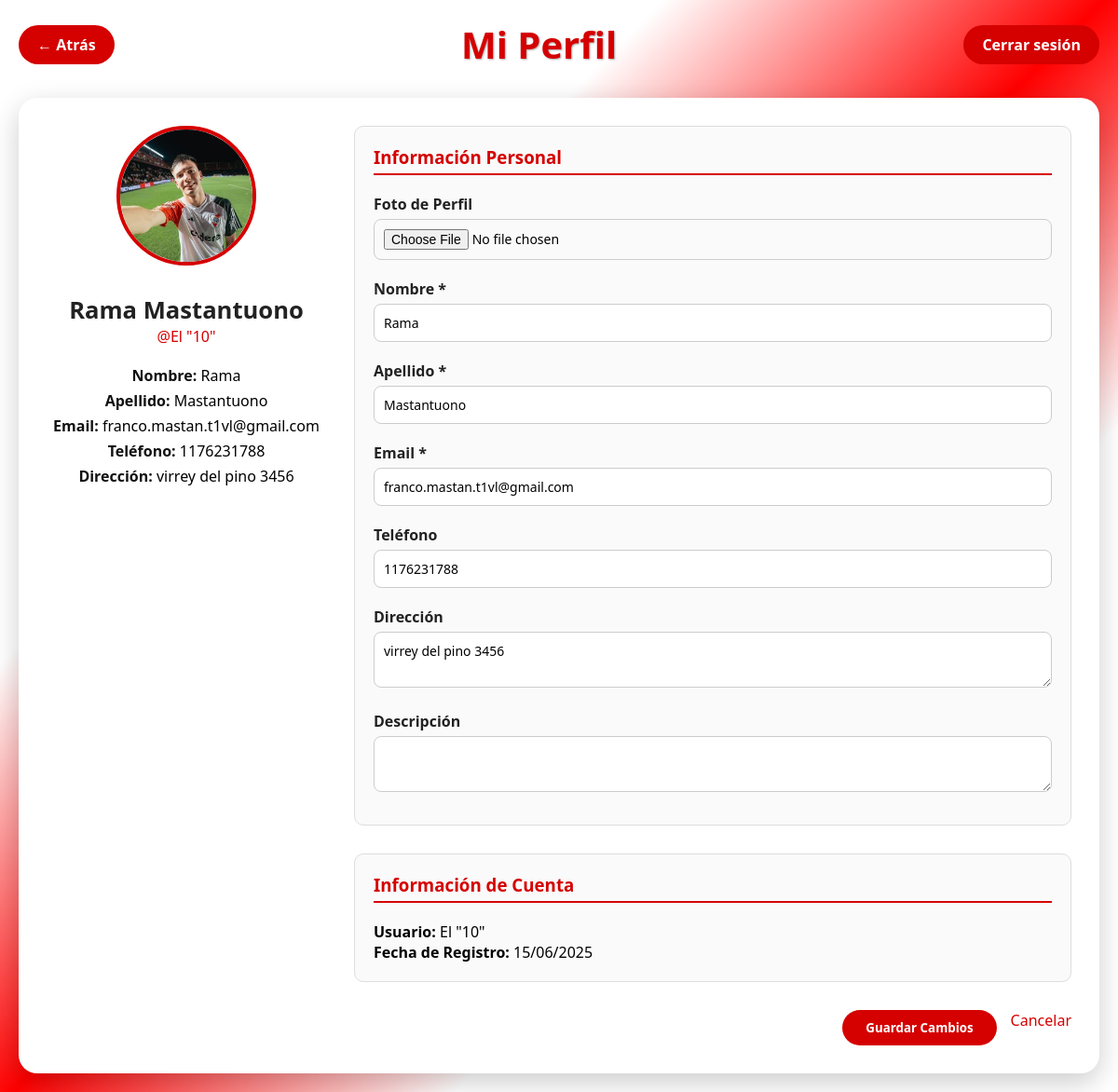
The page /paginas/Perfil.php (signed in) on the database its author committed.
### tables this page shows
CREATE TABLE `usuarios` (
  `id` int(11) NOT NULL,
  `usuario` varchar(50) NOT NULL,
  `email` varchar(100) DEFAULT NULL,
  `clave` varchar(255) NOT NULL,
  `nombre` varchar(100) DEFAULT NULL,
  `apellido` varchar(100) DEFAULT NULL,
  `telefono` varchar(20) DEFAULT NULL,
  `direccion` text DEFAULT NULL,
  `descripcion` text DEFAULT NULL,
  `foto_perfil` varchar(255) DEFAULT NULL,
  `fecha_registro` timestamp NOT NULL DEFAULT current_timestamp(),
  `rol` varchar(20) DEFAULT 'cliente'
);

### paginas/Perfil.php (the view, shortened to what this page needs)
<?php
$conn = (new Database())->getConnection();
$usuario_id = $_SESSION['usuario']['id'];
$stmt = $conn->prepare("SELECT * FROM usuarios WHERE id = ?");
$stmt->bind_param("i", $usuario_id);
$stmt->execute();
$res = $stmt->get_result();
$usuario_actual = $res->fetch_assoc();
?>
<!DOCTYPE html>
<html lang="es">
<head>
    <link rel="stylesheet" href="../css/perfil.css">
</head>
<body>
    <div class="container">
        <div class="perfil-header">
<a href="<?= $_SESSION['ultima_pagina'] ?? '../index.php' ?>" class="btn-volver">&#8592; Atrás</a>
            <h1>Mi Perfil</h1>
            <a href="../php/logout.php" class="btn-logout">Cerrar sesión</a>
        </div>
        <div class="perfil-container">
            <div class="perfil-sidebar">
                <div class="foto-perfil-container">
                    <?php if ($usuario_actual['foto_perfil']): ?>
                        <img src="../img_index/perfiles/<?= htmlspecialchars($usuario_actual['foto_perfil']) ?>" class="foto-perfil-grande" alt="Perfil">
                    <?php else: ?>
                        <div class="foto-perfil-placeholder">
                            <span><?= strtoupper(substr($usuario_actual['nombre'], 0, 1)) ?></span>
                        </div>
                    <?php endif; ?>
                </div>
                <div class="info-usuario">
                    <h2><?= htmlspecialchars($usuario_actual['nombre']) ?> <?= htmlspecialchars($usuario_actual['apellido']) ?></h2>
                    <p class="usuario-nombre">@<?= htmlspecialchars($usuario_actual['usuario']) ?></p>
                    <div class="info-datos">
                        <p><strong>Nombre:</strong> <?= htmlspecialchars($usuario_actual['nombre']) ?></p>
                        <p><strong>Apellido:</strong> <?= htmlspecialchars($usuario_actual['apellido']) ?></p>
                        <p><strong>Email:</strong> <?= htmlspecialchars($usuario_actual['email']) ?></p>
                        <?php if (!empty($usuario_actual['telefono'])): ?>
                            <p><strong>Teléfono:</strong> <?= htmlspecialchars($usuario_actual['telefono']) ?></p>
                        <?php endif; ?>
                        <?php if (!empty($usuario_actual['direccion'])): ?>
                            <p><strong>Dirección:</strong> <?= htmlspecialchars($usuario_actual['direccion']) ?></p>
                        <?php endif; ?>
                    </div>
                </div>
            </div>
            <div class="perfil-contenido">
                <form method="POST" enctype="multipart/form-data">
                    <div class="seccion">
                        <h3>Información Personal</h3>
                        <label for="foto_perfil">Foto de Perfil</label>
                        <input type="file" name="foto_perfil" id="foto_perfil" accept="image/*">
                        <label for="nombre">Nombre *</label>
                        <input type="text" name="nombre" id="nombre" value="<?= htmlspecialchars($usuario_actual['nombre']) ?>" required>
                        <label for="apellido">Apellido *</label>
                        <input type="text" name="apellido" id="apellido" value="<?= htmlspecialchars($usuario_actual['apellido']) ?>" required>
                        <label for="email">Email *</label>
                        <input type="email" name="email" id="email" value="<?= htmlspecialchars($usuario_actual['email']) ?>" required>
                        <label for="telefono">Teléfono</label>
                        <input type="tel" name="telefono" id="telefono" value="<?= htmlspecialchars($usuario_actual['telefono'] ?? '') ?>">
                        <label for="direccion">Dirección</label>
                        <textarea name="direccion" id="direccion"><?= htmlspecialchars($usuario_actual['direccion'] ?? '') ?></textarea>
                        <label for="descripcion">Descripción</label>
                        <textarea name="descripcion" id="descripcion"><?= htmlspecialchars($usuario_actual['descripcion'] ?? '') ?></textarea>
                    </div>
                    <div class="seccion">
                        <h3>Información de Cuenta</h3>
                        <p><strong>Usuario:</strong> <?= htmlspecialchars($usuario_actual['usuario']) ?></p>
                        <p><strong>Fecha de Registro:</strong> <?= date('d/m/Y', strtotime($usuario_actual['fecha_registro'])) ?></p>
                    </div>
                    <div class="botones-accion">
                        <button type="submit">Guardar Cambios</button>
                        <a href="../index.php">Cancelar</a>
                    </div>
                </form>
            </div>
        </div>
    </div>
</body>
</html>

### css/perfil.css (style rules this page uses)
* { margin: 0; padding: 0; box-sizing: border-box; font-family: 'Segoe UI', Tahoma, Geneva, Verdana, sans-serif; }
body { background: linear-gradient(135deg, #FFFFFF 0%, #FFFFFF 30%, #FF0000 50%, #FFFFFF 70%, #FFFFFF 100%); min-height: 100vh; padding: 20px; }
.container { max-width: 1200px; margin: 0 auto; }
.perfil-header { display: flex; align-items: center; justify-content: space-between; margin-bottom: 30px; gap: 20px; }
.perfil-header h1 { color: #d50000; font-size: 2.5rem; font-weight: bold; text-shadow: 1px 1px 2px #00000055; }
.btn-volver, .btn-logout { background: #d50000; color: white; padding: 10px 20px; border-radius: 25px; text-decoration: none; transition: 0.3s; font-weight: bold; border: none; }
.perfil-container { display: grid; grid-template-columns: 300px 1fr; gap: 30px; background: white; border-radius: 20px; padding: 30px; box-shadow: 0 10px 30px rgba(0, 0, 0, 0.2); }
.perfil-sidebar { text-align: center; }
.foto-perfil-container { margin-bottom: 25px; }
.foto-perfil-grande { width: 150px; height: 150px; border-radius: 50%; object-fit: cover; border: 4px solid #d50000; }
.info-usuario h2 { font-size: 1.6rem; color: #222; }
.usuario-nombre { color: #d50000; font-weight: 500; margin-bottom: 10px; }
.perfil-contenido form { display: flex; flex-direction: column; gap: 30px; }
.seccion { background: #fafafa; border: 1px solid #ddd; padding: 20px; border-radius: 10px; }
.seccion h3 { color: #d50000; margin-bottom: 20px; border-bottom: 2px solid #d50000; padding-bottom: 5px; }
label { display: block; margin: 10px 0 5px; font-weight: bold; color: #222; }
input[type="text"], input[type="email"], input[type="tel"], input[type="file"], textarea { width: 100%; padding: 10px; border: 1px solid #ccc; border-radius: 8px; font-size: 14px; margin-bottom: 10px; }
.botones-accion { display: flex; justify-content: flex-end; gap: 15px; }
button[type="submit"] { background: #d50000; color: white; padding: 10px 25px; border: none; border-radius: 25px; font-weight: bold; cursor: pointer; transition: 0.3s; }
a { text-decoration: none; color: #d50000; }
.info-datos { margin-top: 20px; text-align: center; }
.info-datos p { margin: 5px 0; font-size: 16px; }
.info-datos strong { color: #111; }

### rows shown on the page
usuarios: foto_perfil (picture), nombre "Rama", apellido "Mastantuono", usuario "El \"10\"", email "franco.mastan.t1vl@gmail.com", telefono "1176231788", direccion "virrey del pino 3456", fecha_registro "15/06/2025"
